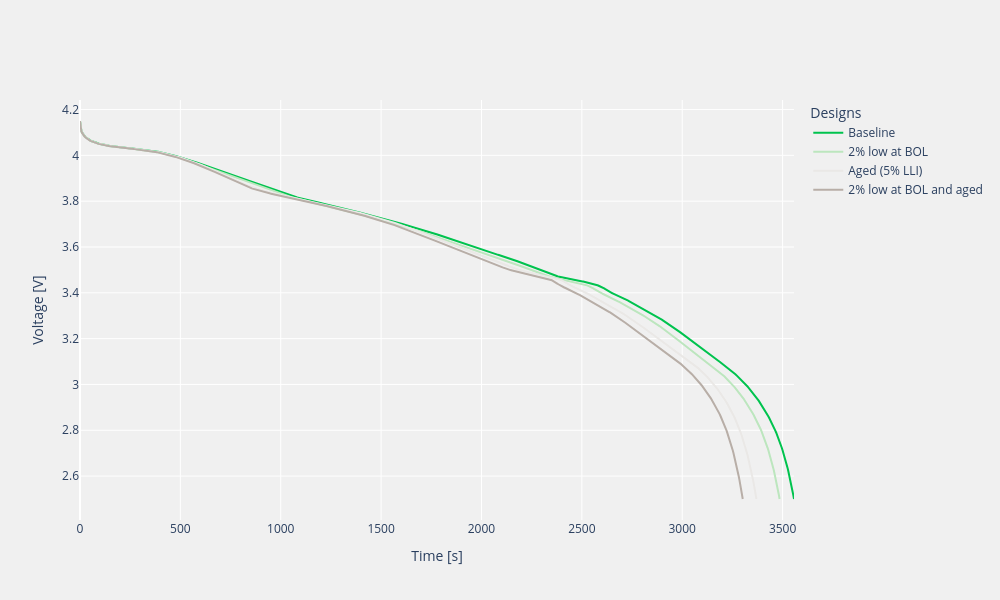

The cell this chart's notebook holds for it:
### Markdown cell above
The two effects compose multiplicatively. The cell that is 2% low at BOL and aged delivers roughly 0.98 x 0.95 of the nominal capacity, and its discharge curve sits below both single-effect cells.

### Code cell
results.plot_dynamic_response("Voltage [V]")

### Figure 1 — Plotly figure (JSON) as saved in the notebook; plotly's stock layout.template omitted (floating-point values rounded to 4 significant figures; data arrays with more than 128 entries replaced by an {"elided": "..."} marker saying what was removed)
{"data": [{"line": {"color": "rgb(0, 195, 78)", "width": 2}, "mode": "lines", "name": "Baseline", "showlegend": true, "type": "scatter", "x": {"elided": "1000 float values"}, "y": {"elided": "1000 float values"}}, {"line": {"color": "rgb(188, 230, 190)", "width": 2}, "mode": "lines", "name": "2% low at BOL", "showlegend": true, "type": "scatter", "x": {"elided": "1000 float values"}, "y": {"elided": "1000 float values"}}, {"line": {"color": "rgb(234, 232, 230)", "width": 2}, "mode": "lines", "name": "Aged (5% LLI)", "showlegend": true, "type": "scatter", "x": {"elided": "1000 float values"}, "y": {"elided": "1000 float values"}}, {"line": {"color": "rgb(184, 174, 167)", "width": 2}, "mode": "lines", "name": "2% low at BOL and aged", "showlegend": true, "type": "scatter", "x": {"elided": "1000 float values"}, "y": {"elided": "1000 float values"}}], "layout": {"height": 600, "legend": {"title": {"text": "Designs"}}, "paper_bgcolor": "rgba(240, 240, 240, 1)", "plot_bgcolor": "rgba(240, 240, 240, 1)", "width": 1000, "xaxis": {"title": {"text": "Time [s]"}}, "yaxis": {"title": {"text": "Voltage [V]"}}}}
